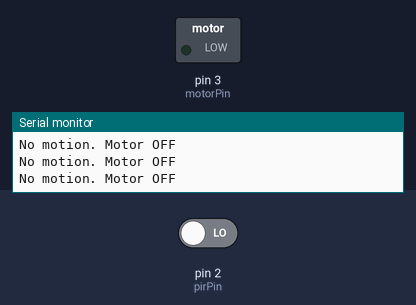
This sketch was run on a simulated Arduino Uno, built with avr-gcc and run on an emulated ATmega328P. Parts: switched loads named in the sketch (green lamp = pin HIGH), the last lines printed to the serial monitor. The inputs (shaded band) are chosen by the test bench; at power-on: pin 2 (pirPin) LOW.

Above: at 1.2 s.
1.3 s: pin 2 (pirPin) driven HIGH
At 1.8 s:
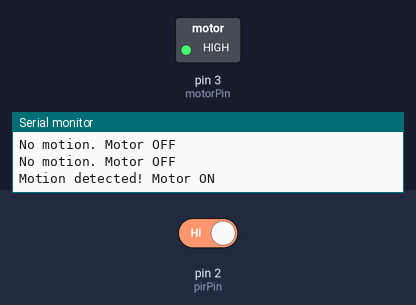
Timing chart, 0 to 10.3 s (numbered marks = the images above; inputs shaded):
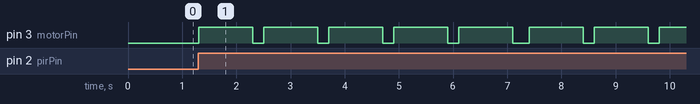

The sketch:

grand_bruticus1.ino
```cpp
// Define the pins
const int pirPin = 2;    // PIR sensor output pin
const int motorPin = 3;  // Pin controlling the transistor (and thus the motor)

// Variable to store the PIR sensor state
int pirState = LOW;

void setup() {
  // Set the PIR pin as input
  pinMode(pirPin, INPUT);

  // Set the motor pin as output
  pinMode(motorPin, OUTPUT);

  // Start with the motor off
  digitalWrite(motorPin, LOW);

  // Initialize serial communication for debugging (optional)
  Serial.begin(9600);
}

void loop() {
  // Read the state of the PIR sensor
  pirState = digitalRead(pirPin);

  // Check if motion is detected
  if (pirState == HIGH) {
    // Motion detected, pulse the motor to create a "buzzing" effect
    Serial.println("Motion detected! Motor ON");
    for (int i = 0; i < 5; i++) { // Pulse 5 times
      digitalWrite(motorPin, HIGH);  // Turn motor on
      delay(1000);                    // On for 1s
      digitalWrite(motorPin, LOW);   // Turn motor off
      delay(200);                    // Off for 200ms
    }
  } else {
    // No motion, keep the motor off
    digitalWrite(motorPin, LOW);
    Serial.println("No motion. Motor OFF");
  }

  // Small delay to avoid flooding the serial monitor
  delay(100);
}
```

Measured:
- after the input at 1.3 s, pin 3 (motorPin): LOW → HIGH at once, then moves between LOW and HIGH, repeating every 2.4 s
